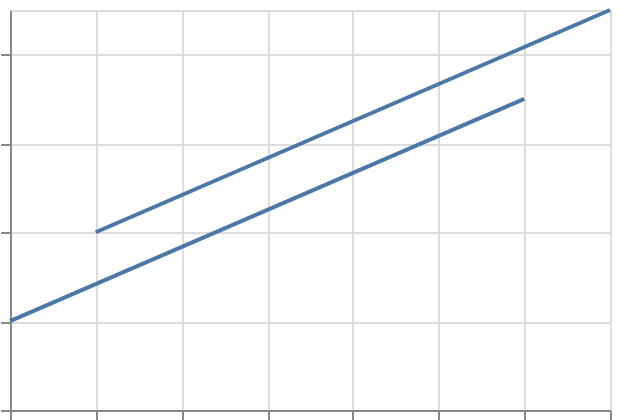

Describe this chart as a Vega-Lite specification.
### Vega-Lite specification from a JSON file in a GitHub repository (floating-point values rounded to 4 significant figures)
{"$schema": "https://vega.github.io/schema/vega-lite/v6.json", "padding": 5, "autosize": "none", "width": 300, "height": 200, "data": {"name": "table", "values": [{"c": "A", "g": "p", "x": 1, "y": 2, "v": 5, "t": "2024-01-15", "o": {"v": 3}, "IMDB Rating": 6.1, "d": "x1"}, {"c": "B", "g": "q", "x": 2, "y": 4, "v": 9, "t": "2024-02-20", "o": {"v": 7}, "IMDB Rating": 7.4, "d": "x2"}, {"c": "A", "g": "q", "x": 3, "y": 3, "v": 2, "t": "2024-03-05", "o": {"v": 1}, "IMDB Rating": 5.2, "d": "x1"}, {"c": "C", "g": "p", "x": 4, "y": 6, "v": 7, "t": "2024-05-30", "o": {"v": 4}, "IMDB Rating": 8.8, "d": "x3"}, {"c": "B", "g": "p", "x": 5, "y": 5, "v": 4, "t": "2024-07-11", "o": {"v": 9}, "IMDB Rating": 6.9, "d": "x2"}, {"c": "C", "g": "q", "x": 6, "y": 8, "v": 6, "t": "2024-09-02", "o": {"v": 2}, "IMDB Rating": 7.7, "d": "x3"}, {"c": "A", "g": "p", "x": 7, "y": 7, "v": 8, "t": "2024-11-25", "o": {"v": 5}, "IMDB Rating": 4.4, "d": "x1"}, {"c": "B", "g": "q", "x": 8, "y": 9, "v": 3, "t": "2024-12-31", "o": {"v": 8}, "IMDB Rating": 9.1, "d": "x2"}]}, "mark": "line", "encoding": {"x": {"field": "x", "type": "quantitative"}, "y": {"field": "y", "type": "quantitative"}, "detail": [{"field": "g", "type": "nominal"}, {"field": "d", "type": "nominal"}]}}
